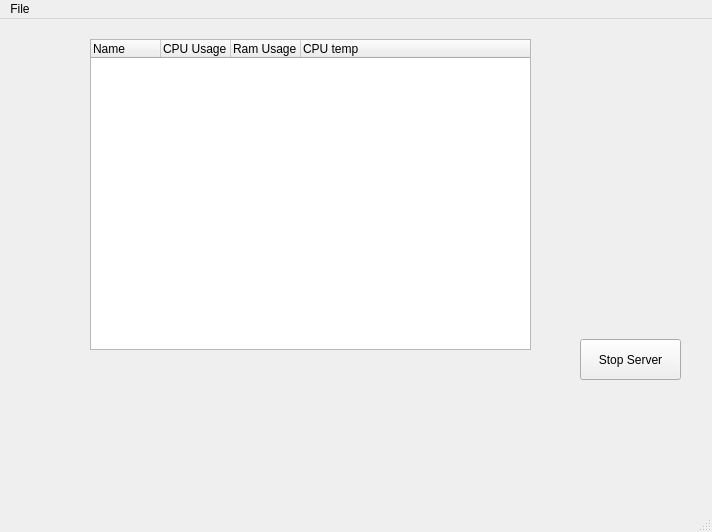
<?xml version="1.0" encoding="UTF-8"?>
<ui version="4.0">
 <class>MainWindow</class>
 <widget class="QMainWindow" name="MainWindow">
  <property name="geometry">
   <rect>
    <x>0</x>
    <y>0</y>
    <width>712</width>
    <height>532</height>
   </rect>
  </property>
  <property name="windowTitle">
   <string>MainWindow</string>
  </property>
  <widget class="QWidget" name="centralwidget">
   <widget class="QTreeWidget" name="pilist">
    <property name="geometry">
     <rect>
      <x>90</x>
      <y>20</y>
      <width>441</width>
      <height>311</height>
     </rect>
    </property>
    <property name="columnCount">
     <number>4</number>
    </property>
    <attribute name="headerMinimumSectionSize">
     <number>50</number>
    </attribute>
    <attribute name="headerDefaultSectionSize">
     <number>70</number>
    </attribute>
    <column>
     <property name="text">
      <string>Name</string>
     </property>
    </column>
    <column>
     <property name="text">
      <string>CPU Usage</string>
     </property>
    </column>
    <column>
     <property name="text">
      <string>Ram Usage</string>
     </property>
    </column>
    <column>
     <property name="text">
      <string>CPU temp</string>
     </property>
    </column>
   </widget>
   <widget class="QPushButton" name="stopServer">
    <property name="geometry">
     <rect>
      <x>580</x>
      <y>320</y>
      <width>101</width>
      <height>41</height>
     </rect>
    </property>
    <property name="text">
     <string>Stop Server</string>
    </property>
   </widget>
  </widget>
  <widget class="QMenuBar" name="menubar">
   <property name="geometry">
    <rect>
     <x>0</x>
     <y>0</y>
     <width>712</width>
     <height>21</height>
    </rect>
   </property>
   <widget class="QMenu" name="menuFile">
    <property name="title">
     <string>File</string>
    </property>
    <addaction name="actionClose"/>
   </widget>
   <addaction name="menuFile"/>
  </widget>
  <widget class="QStatusBar" name="statusbar"/>
  <action name="actionClose">
   <property name="text">
    <string>Close</string>
   </property>
  </action>
 </widget>
 <resources/>
 <connections/>
</ui>
